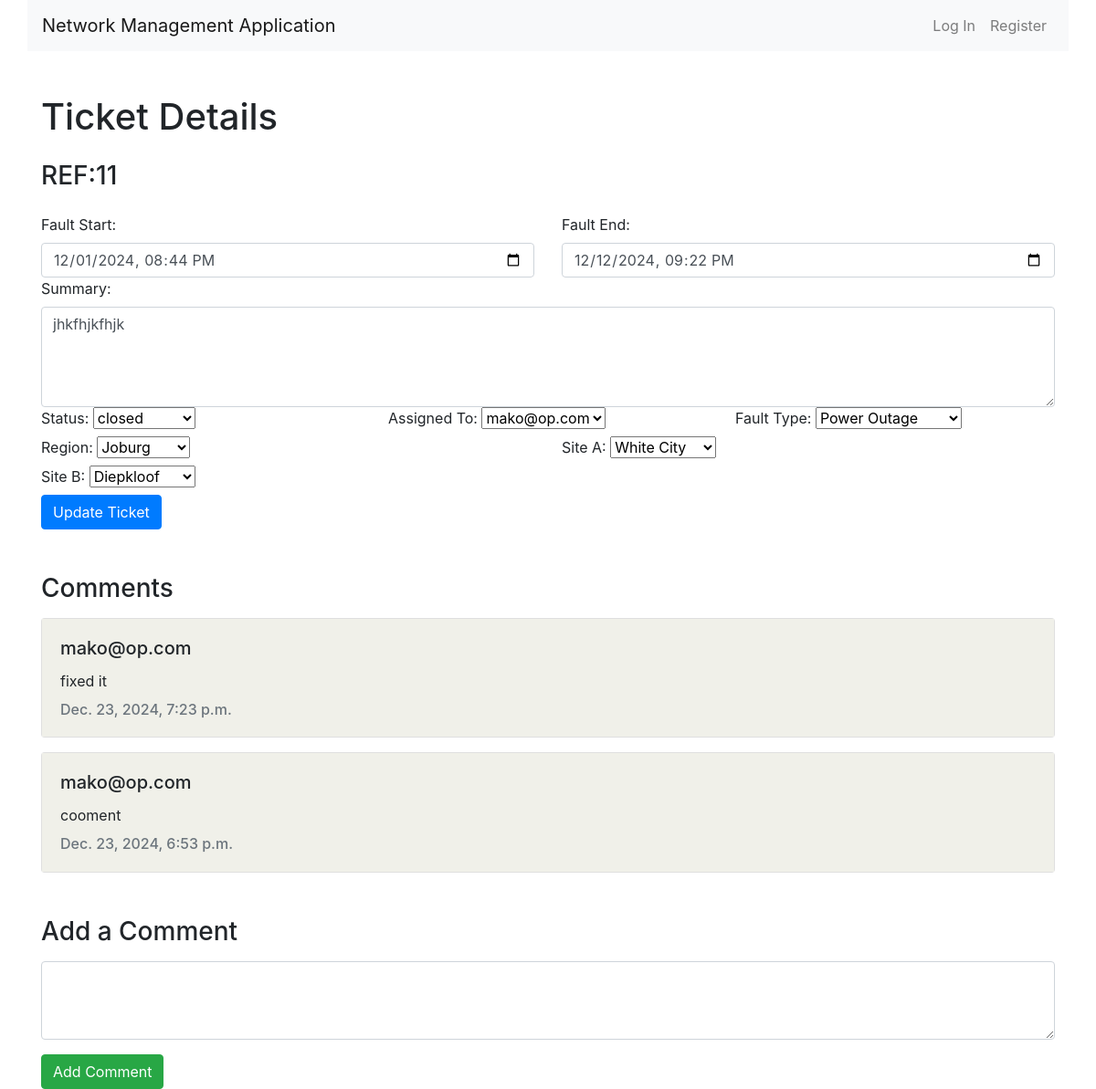
/tickets/11/details/, run on the app's committed database.
### nms/models.py (models this page shows, shortened)
class Ticket(models.Model):
    fault_start = models.CharField(max_length=255, null=True, blank=True)
    fault_end = models.CharField(max_length=255, null=True, blank=True)
    summary = models.TextField(null=True, blank=True)
    status = models.ForeignKey('TicketStatus', on_delete=models.CASCADE, related_name='tickets', default=1)
    created_at = models.DateTimeField(auto_now_add=True)
    assigned_to = models.ForeignKey(User, on_delete=models.CASCADE, related_name='tickets', null=True, blank=True)
    fault_type = models.ForeignKey(FaultType, on_delete=models.CASCADE, related_name='tickets', null=True, blank=True)
    region = models.ForeignKey(Region, on_delete=models.CASCADE, related_name='tickets', null=True, blank=True)
    site_A = models.ForeignKey(Site, on_delete=models.CASCADE, related_name='site_A_tickets', null=True, blank=True)
    site_B = models.ForeignKey(Site, on_delete=models.CASCADE, related_name='site_B_tickets', null=True, blank=True)

class TicketStatus(models.Model):
    name = models.CharField(max_length=50, unique=True)

class User(AbstractUser):
    ROLES = (
        ('noc', 'NOC Staff'),
        ('technician', 'Technician'),
        ('manager', 'Manager'),
        ('client', 'Client')
    )
    role = models.CharField(max_length=50, choices=ROLES, default='client')

class FaultType(models.Model):
    name = models.CharField(max_length=100, unique=True)

class Region(models.Model):
    name = models.CharField(max_length=100, unique=True)

class Site(models.Model):
    name = models.CharField(max_length=100, unique=True)
    region = models.ForeignKey(Region, on_delete=models.CASCADE, related_name='sites')

class Comment(models.Model):
    ticket = models.ForeignKey(Ticket, on_delete=models.CASCADE, related_name='comments')
    user = models.ForeignKey(User, on_delete=models.CASCADE)
    content = models.TextField()
    created_date = models.DateTimeField(auto_now_add=True)

### nms/views.py (the view)
# urls.py: path('tickets/<int:ticket_id>/details/', views.view_ticket, name='view_ticket'),
def view_ticket(request, ticket_id):
    ticket = get_object_or_404(Ticket, id=ticket_id)
    comments = ticket.comments.select_related('user').order_by('-created_date')
    statuses = TicketStatus.objects.all()
    fault_types = FaultType.objects.all()
    regions = Region.objects.all()
    sites = Site.objects.all()
    users = User.objects.all()
    return render(request, 'nms/view_ticket.html', {
        'ticket': ticket,
        'statuses': statuses,
        'fault_types': fault_types,
        'regions': regions,
        'sites': sites,
        'users': users,
        'comments': comments
    })

### nms/templates/nms/view_ticket.html (shortened to what this page needs)
{% extends "nms/layout.html" %}
{% block body %}
<div class="container mt-5">
    <h1 class="mb-4">Ticket Details</h1>
    <h3 class="mb-4">REF:{{ ticket.id }}</h3>
    <form id="edit-ticket-form" class="row g-3" action="{% url 'update_ticket' ticket.id %}">
        <div class="col-md-6">
            <label for="fault_start" class="form-label">Fault Start:</label>
            <input type="datetime-local" class="form-control" id="fault_start" name="fault_start" value="{{ ticket.fault_start }}">
        </div>
        <div class="col-md-6">
            <label for="fault_end" class="form-label">Fault End:</label>
            <input type="datetime-local" class="form-control" id="fault_end" name="fault_end" value="{{ ticket.fault_end }}">
        </div>
        <div class="col-12">
            <label for="summary" class="form-label">Summary:</label>
            <textarea class="form-control" id="summary" name="summary" rows="4">{{ ticket.summary }}</textarea>
        </div>
        <div class="col-md-4">
            <label for="status" class="form-label">Status:</label>
            <select class="form-select" id="status" name="status">
                {% for status in statuses %}
                <option value="{{ status.id }}" {% if ticket.status.id == status.id %}selected{% endif %}>
                    {{ status.name }}
                </option>
                {% endfor %}
            </select>
        </div>
        <div class="col-md-4">
            <label for="assigned_to" class="form-label">Assigned To:</label>
            <select class="form-select" id="assigned_to" name="assigned_to">
                {% for user in users %}
                <option value="{{ user.id }}" {% if ticket.assigned_to.id == user.id %}selected{% endif %}>
                    {{ user.username }}
                </option>
                {% endfor %}
            </select>
        </div>
        <div class="col-md-4">
            <label for="fault_type" class="form-label">Fault Type:</label>
            <select class="form-select" id="fault_type" name="fault_type">
                {% for fault_type in fault_types %}
                <option value="{{ fault_type.id }}" {% if ticket.fault_type.id == fault_type.id %}selected{% endif %}>
                    {{ fault_type.name }}
                </option>
                {% endfor %}
            </select>
        </div>
        <div class="col-md-6">
            <label for="region" class="form-label">Region:</label>
            <select class="form-select" id="region" name="region">
                {% for region in regions %}
                <option value="{{ region.id }}" {% if ticket.region.id == region.id %}selected{% endif %}>
                    {{ region.name }}
                </option>
                {% endfor %}
            </select>
        </div>
        <div class="col-md-6">
            <label for="site_A" class="form-label">Site A:</label>
            <select class="form-select" id="site_A" name="site_A">
                {% for site in sites %}
                <option value="{{ site.id }}" {% if ticket.site_A.id == site.id %}selected{% endif %}>
                    {{ site.name }}
                </option>
                {% endfor %}
            </select>
        </div>
        <div class="col-md-6">
            <label for="site_B" class="form-label">Site B:</label>
            <select class="form-select" id="site_B" name="site_B">
                {% for site in sites %}
                <option value="{{ site.id }}" {% if ticket.site_B.id == site.id %}selected{% endif %}>
                    {{ site.name }}
                </option>
                {% endfor %}
            </select>
        </div>
        <div class="col-12">
            <button type="button" class="btn btn-primary" id="update-ticket">Update Ticket</button>
        </div>
    </form>
    <h3 class="mt-5">Comments</h3>
    <div id="comments-section" class="mt-3">
        {% for comment in comments %}
        <div class="card mb-3">
            <div class="card-body comment">
                <h5 class="card-title">{{ comment.user.username }}</h5>
                <p class="card-text mt-2">{{ comment.content }}</p>
                <h6 class="card-subtitle text-muted">{{ comment.created_date }}</h6>
            </div>
        </div>
        {% empty %}
        <p>No comments yet.</p>
        {% endfor %}
    </div>
    <h3 class="mt-5">Add a Comment</h3>
    <form method="POST" action="{% url 'add_comment' ticket.id %}" class="mt-3">
        <textarea class="form-control mb-3" name="content" rows="3" required></textarea>
        <button type="submit" class="btn btn-success">Add Comment</button>
    </form>
</div>
{% endblock %}

### nms/static/nms/styles.css (style rules this page uses)
.comment { background-color: rgb(240, 240, 233); }

### data on the page
Ticket: id "11", fault_start "12/01/2024 20:44", fault_end "12/12/2024 21:22", summary "jhkfhjkfhjk", status "closed", assigned_to "mako@op.com", fault_type "Power Outage", region "Joburg", site_A "White City", site_B "Diepkloof"
Comment: user.username "mako@op.com", content "fixed it", created_date "Dec. 23, 2024, 7:23 p.m."
Comment: user.username "mako@op.com", content "cooment", created_date "Dec. 23, 2024, 6:53 p.m."
